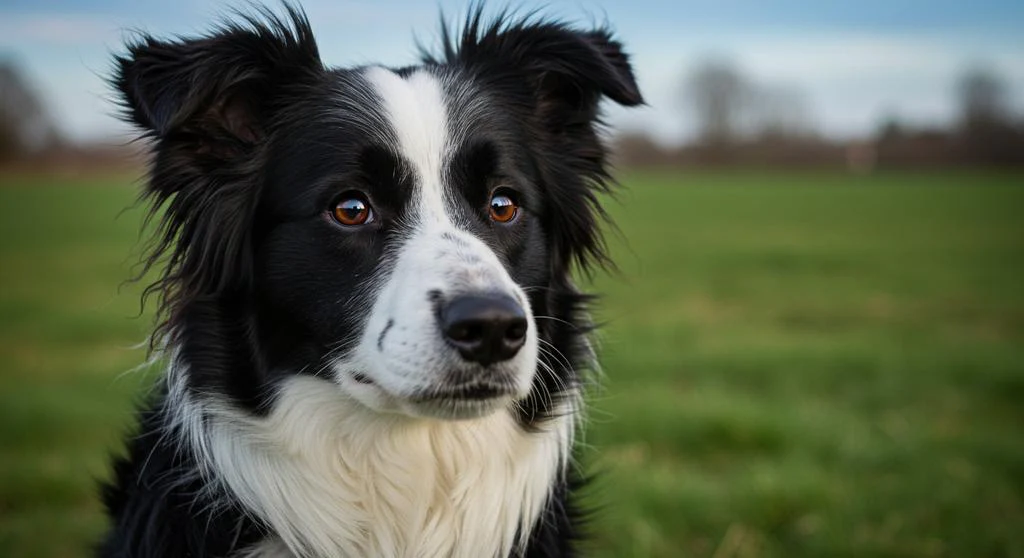
#> input picture Imagenes/border_collie.png, 1024 x 558 px, given in place of kuky_original.png, which was not available
$ python Intro_Pillow.py
#> lines starting #> are read from the running program, lines starting #| are printed output that depends on the picture; after the words box and inside, x2 and y2 are one past the last pixel; in counts of white or black regions, pixels touching at a corner belong together; pictures that were not available may be replaced by others from this repository, and a replacement may not be noted
import sys
import os
from PIL import Image
from PIL import ImageDraw, ImageFont
from PIL import ImageFilter

# podemos importar imágenes o crearlas con la librería

img1 = Image.new("RGB", (100,100), color="red")
print("Objeto de tipo:", type(img1))
#| Objeto de tipo: <class 'PIL.Image.Image'>

# Propiedades de la imagen
print("Tamaño:", img1.size)
#| Tamaño: (100, 100)
print("Modo de color:", img1.mode)
#| Modo de color: RGB
#img1.show()---

# También podemos abrir imágenes desde nuestra computadora

# Definir las rutas de las carpetas de entrada y salida
input_folder = 'C:/Users/coach/Desktop/Python Start 2 AOC/Módulo 3 PIL'
output_folder = 'C:/Users/coach/Desktop/Python Start 2 AOC/Módulo 3 PIL/imgs_modificadas'

# Crear la carpeta de salida si no existe
if not os.path.exists(output_folder):
    os.makedirs(output_folder)

# Busca las imágenes en la carpeta de entrada y las guarda en la carpeta de salida
for filename in os.listdir(input_folder):
    if filename.lower().endswith(('.png', '.jpg', '.jpeg', '.bmp', '.gif')):
        # Construir la ruta completa de la imagen
        img_path = os.path.join(input_folder, filename)

# ----- GUARDAR LAS IMÁGENES MODIFICADAS EN UNA CARPETA -----

# creamos una función "save_image" para guardar las imágenes modificadas en la carpeta de salida
# la usaremos para este ejercicio
# pero recordemos que normalmente se guardan con img.save("nombre_imagen.png")

def save_image(img, filename):
    save_path = os.path.join(output_folder, filename)
    img.save(save_path)
    print(f"Saved: {filename}")

# Abrir una imagen de la computadora
with Image.open("kuky_original.png") as border:
#> border is the input picture: PIL image 1024x558 RGB; mean R, G, B 90.5, 99.7, 79
    border.show()

# ----- Edición de imágenes -----

# cambiar tamaño
img3 = Image.new("RGB", (100,100), color="blue")
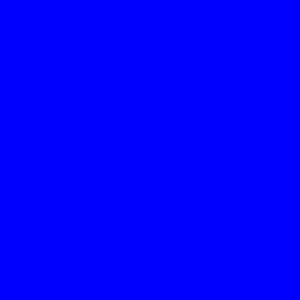
#> img3: PIL image 100x100 RGB (shown 3 times larger); mean R, G, B 0, 0, 255
img3_resized = img3.resize((50,50))

# rotar
border_rotar1 = border.rotate(45)
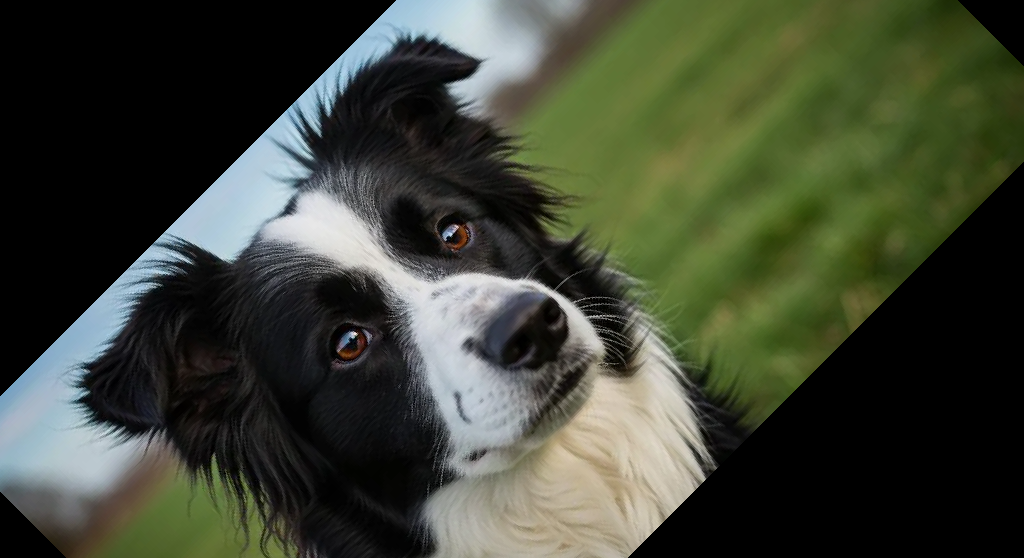
#> border_rotar1: PIL image 1024x558 RGB; mean R, G, B 63.2, 68.8, 53.5

# aplicar filtros
border_grey = border.convert("L")
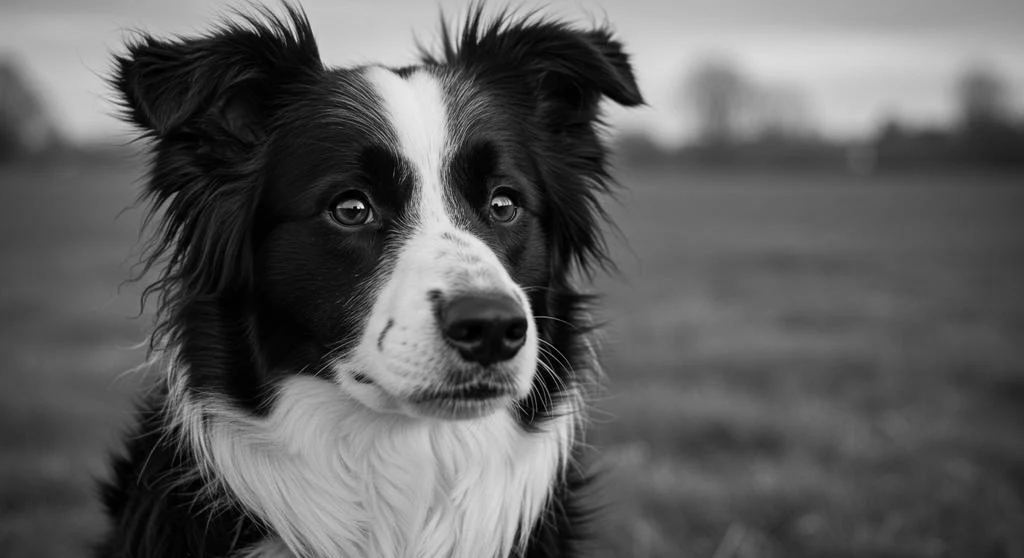
#> border_grey: PIL image 1024x558 L; min 0, max 240, mean 94.6
save_image(border_grey, "kuky_grey.png")

# como guía para las modificaciones, colocamos etiquetas en ciertas coordeanadas de la imagen
print("Tamaño de la imagen:", border.size) # (900, 1600)
#| Tamaño de la imagen: (1024, 558)
img_etiquetas = border.copy()
# hacemos el texto más grande tamaño 20
font = ImageFont.truetype("arial.ttf", size=40)

text1 = ImageDraw.Draw(img_etiquetas)
text1.text((100,100), "100, 100", fill="blue", font=font)
text2 = ImageDraw.Draw(img_etiquetas)
text2.text((100,800), "100, 800", fill="blue", font=font)

text3 = ImageDraw.Draw(img_etiquetas)
text3.text((500, 100), "500, 100", fill="blue", font=font)
text4 = ImageDraw.Draw(img_etiquetas)
text4.text((500, 800), "500, 8800", fill="blue", font=font)

text5 = ImageDraw.Draw(img_etiquetas)
text5.text((100, 1400), "100, 1400", fill="blue", font=font)
text6 = ImageDraw.Draw(img_etiquetas)
text6.text((500, 1400), "500, 1400", fill="blue", font=font)

# también le ponemos un borde
borde = ImageDraw.Draw(img_etiquetas)
# dibujar rectangulo de borde alrededor de la imagen, especificando el ancho del borde
borde.rectangle([100, 100, 800, 1000], outline="red", width=8) # especificar [x, y, largo, ancho]

#img_etiquetas.show()
save_image(img_etiquetas, "kuky_etiquetas.png")
img_etiquetas.save("kuky_etiquetas.png")

# Cortar secciones de la imagen
left, top, right, bottom = 100, 100, 800, 1000 # definir la región a cortar
border_cropped = border.crop((left, top, right, bottom))
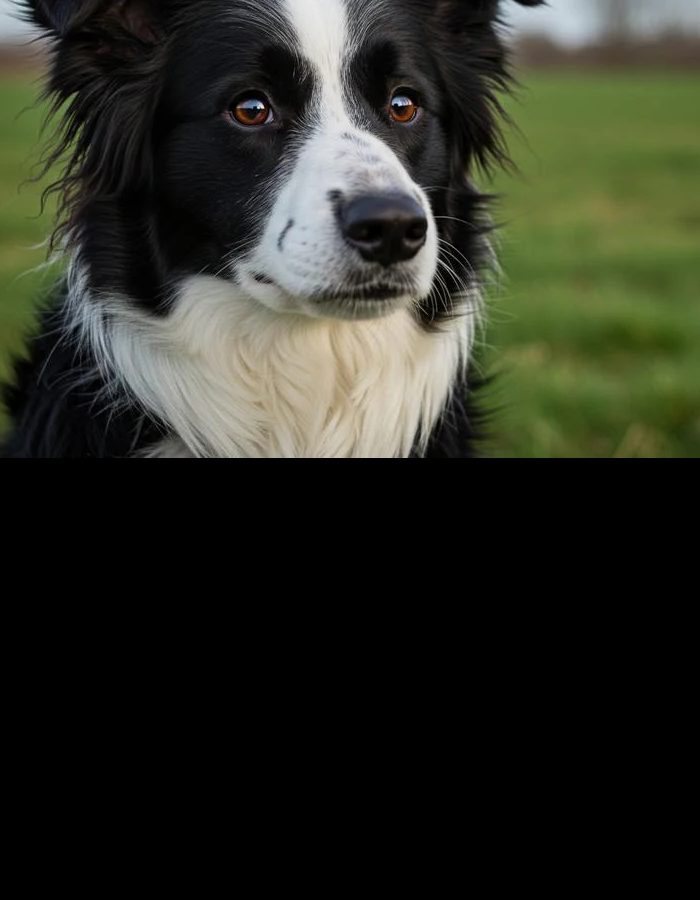
#> border_cropped: PIL image 700x900 RGB; mean R, G, B 44.3, 46.6, 36.1
#border_cropped.show()
save_image(border_cropped, "kuky_cropped.png")

# Combinar/Pegar una imagen sobre otra

with Image.open("kuky_original.png") as border:
    border.show()

with Image.open("dino.jpg") as dino:
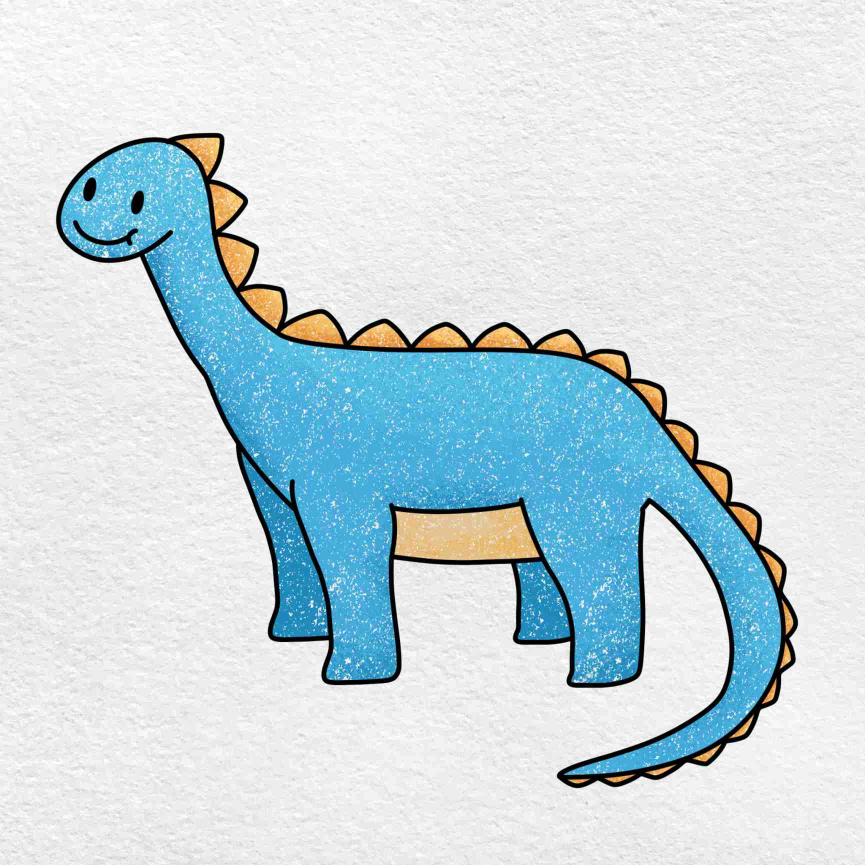
#> input picture Imagenes/dino.jpg, 1730 x 1730 px, found by its file name (shown at 1/2 size)
#> dino is the input picture: PIL image 1730x1730 RGB; mean R, G, B 201.9, 217.7, 223.3
    dino.show()

fondo = border
top = dino.resize([500,500])

fondo.paste(top, (100,900)) # especificar la posición en donde se coloca
fondo.show()
save_image(fondo, "imgs_combinadas.png")

# Dibujar formas simples sobre una imagen
img_draw = Image.new("RGB", (120,60), color="white")
#> img_draw: PIL image 120x60 RGB; every value is 255
draw = ImageDraw.Draw(img_draw)
draw.rectangle([10,10,110,50], outline="black", width=2) # especificar [largo, ancho, x, y]
save_image(img_draw, "dibujo1.png")
#> in save_image (call 5), `img.save(save_path)`:
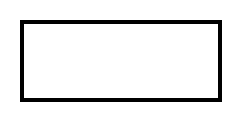
#> saved as dibujo1.png: PIL image 120x60 RGB (shown 2 times larger); 92.3% white; black in thin lines or dots, all inside (x1, y1, x2, y2) = (10, 10, 111, 51)

# Agregar texto sobre la imagen
img_text = Image.new("RGB", (120,60), color="white")
text1 = ImageDraw.Draw(img_text)
text1.text((15,20), "¡Hola!", fill="blue")
save_image(img_text, "img_texto.png")

# Combinar dibujos y texto
img_draw2 = Image.new("RGB", (200,200), color="white")
#> img_draw2: PIL image 200x200 RGB; every value is 255
draw2 = ImageDraw.Draw(img_draw2)
draw2.rectangle([10,10,110,50], outline="blue", width=2)
draw2.text((15,20), "Combinamos imágenesy texto", fill="green")
save_image(img_draw2, "img_dibujo_texto.png")
#> in save_image (call 7), `img.save(save_path)`:
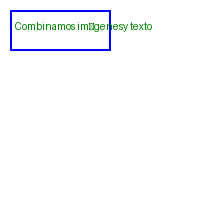
#> saved as img_dibujo_texto.png: PIL image 200x200 RGB; mean R, G, B 249.4, 250.5, 252.9

# ----- APLICAR FILTROS A LAS IMÁGENES -----

border_blur = border.filter(ImageFilter.BLUR)
save_image(border_blur, "kuky_blur.png")

# CONTOUR, DETAIL, EDGE_ENHANCE, EMBOSS

# ----- AGREGAR MARCA DE AGUA -----

'''img2 = Image.open("imagen.jpg")
img2.show()'''
